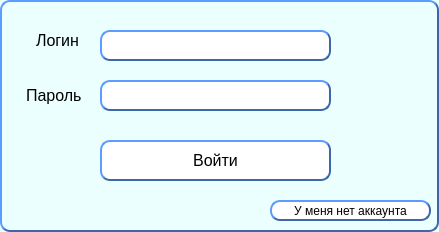
<?xml version="1.0" encoding="UTF-8"?>
<ui version="4.0">
 <class>Login</class>
 <widget class="QDialog" name="Login">
  <property name="geometry">
   <rect>
    <x>0</x>
    <y>0</y>
    <width>439</width>
    <height>232</height>
   </rect>
  </property>
  <property name="palette">
   <palette>
    <active>
     <colorrole role="Button">
      <brush brushstyle="SolidPattern">
       <color alpha="255">
        <red>235</red>
        <green>255</green>
        <blue>254</blue>
       </color>
      </brush>
     </colorrole>
     <colorrole role="Base">
      <brush brushstyle="SolidPattern">
       <color alpha="255">
        <red>235</red>
        <green>255</green>
        <blue>254</blue>
       </color>
      </brush>
     </colorrole>
     <colorrole role="Window">
      <brush brushstyle="SolidPattern">
       <color alpha="255">
        <red>235</red>
        <green>255</green>
        <blue>254</blue>
       </color>
      </brush>
     </colorrole>
    </active>
    <inactive>
     <colorrole role="Button">
      <brush brushstyle="SolidPattern">
       <color alpha="255">
        <red>235</red>
        <green>255</green>
        <blue>254</blue>
       </color>
      </brush>
     </colorrole>
     <colorrole role="Base">
      <brush brushstyle="SolidPattern">
       <color alpha="255">
        <red>235</red>
        <green>255</green>
        <blue>254</blue>
       </color>
      </brush>
     </colorrole>
     <colorrole role="Window">
      <brush brushstyle="SolidPattern">
       <color alpha="255">
        <red>235</red>
        <green>255</green>
        <blue>254</blue>
       </color>
      </brush>
     </colorrole>
    </inactive>
    <disabled>
     <colorrole role="Button">
      <brush brushstyle="SolidPattern">
       <color alpha="255">
        <red>235</red>
        <green>255</green>
        <blue>254</blue>
       </color>
      </brush>
     </colorrole>
     <colorrole role="Base">
      <brush brushstyle="SolidPattern">
       <color alpha="255">
        <red>235</red>
        <green>255</green>
        <blue>254</blue>
       </color>
      </brush>
     </colorrole>
     <colorrole role="Window">
      <brush brushstyle="SolidPattern">
       <color alpha="255">
        <red>235</red>
        <green>255</green>
        <blue>254</blue>
       </color>
      </brush>
     </colorrole>
    </disabled>
   </palette>
  </property>
  <property name="windowTitle">
   <string>Вход</string>
  </property>
  <property name="windowIcon">
   <iconset theme="golub" resource="res.qrc">
    <normaloff>:/images/dove2.png</normaloff>:/images/dove2.png</iconset>
  </property>
  <property name="styleSheet">
   <string notr="true">background-color: rgb(235, 255, 254);
 border-style: outset;
     border-width: 2px;
border-color: rgb(60, 103, 172);
border-radius: 10px;

</string>
  </property>
  <widget class="QPushButton" name="pushButton">
   <property name="geometry">
    <rect>
     <x>270</x>
     <y>200</y>
     <width>161</width>
     <height>21</height>
    </rect>
   </property>
   <property name="styleSheet">
    <string notr="true"> border-style: outset;
     border-width: 2px;
border-color: rgb(60, 103, 172);
border-radius: 10px;
background-color:rgb(255, 255, 255)</string>
   </property>
   <property name="text">
    <string>У меня нет аккаунта</string>
   </property>
  </widget>
  <widget class="QLineEdit" name="lineEdit">
   <property name="geometry">
    <rect>
     <x>100</x>
     <y>30</y>
     <width>231</width>
     <height>31</height>
    </rect>
   </property>
   <property name="styleSheet">
    <string notr="true"> border-style: outset;
     border-width: 2px;
border-color: rgb(60, 103, 172);
border-radius: 10px;
background-color:rgb(255, 255, 255)</string>
   </property>
  </widget>
  <widget class="QLineEdit" name="lineEdit_2">
   <property name="geometry">
    <rect>
     <x>100</x>
     <y>80</y>
     <width>231</width>
     <height>31</height>
    </rect>
   </property>
   <property name="styleSheet">
    <string notr="true"> border-style: outset;
     border-width: 2px;
border-color: rgb(60, 103, 172);
border-radius: 10px;
background-color:rgb(255, 255, 255)</string>
   </property>
  </widget>
  <widget class="QPushButton" name="pushButton_2">
   <property name="geometry">
    <rect>
     <x>100</x>
     <y>140</y>
     <width>231</width>
     <height>41</height>
    </rect>
   </property>
   <property name="font">
    <font>
     <pointsize>12</pointsize>
    </font>
   </property>
   <property name="styleSheet">
    <string notr="true"> border-style: outset;
     border-width: 2px;
border-color: rgb(60, 103, 172);
border-radius: 10px;
background-color:rgb(255, 255, 255)</string>
   </property>
   <property name="text">
    <string>Войти</string>
   </property>
  </widget>
  <widget class="QLabel" name="label">
   <property name="geometry">
    <rect>
     <x>30</x>
     <y>30</y>
     <width>61</width>
     <height>21</height>
    </rect>
   </property>
   <property name="font">
    <font>
     <pointsize>12</pointsize>
    </font>
   </property>
   <property name="styleSheet">
    <string notr="true"> border-style: non;
</string>
   </property>
   <property name="text">
    <string>Логин</string>
   </property>
  </widget>
  <widget class="QLabel" name="label_2">
   <property name="geometry">
    <rect>
     <x>20</x>
     <y>80</y>
     <width>71</width>
     <height>31</height>
    </rect>
   </property>
   <property name="font">
    <font>
     <pointsize>12</pointsize>
    </font>
   </property>
   <property name="styleSheet">
    <string notr="true"> border-style: non;
</string>
   </property>
   <property name="text">
    <string>Пароль</string>
   </property>
  </widget>
 </widget>
 <resources>
  <include location="res.qrc"/>
 </resources>
 <connections/>
</ui>
